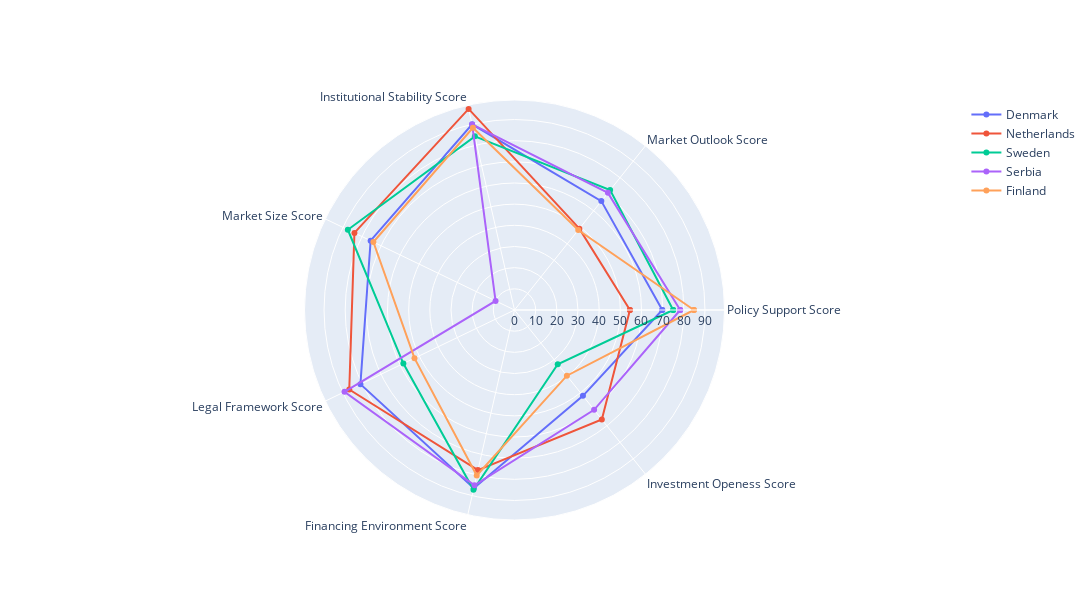

The notebook cell saved with this chart:
### Code cell
# Top 5
top_5 = radar_chart(rw_categories,"Country", "Overall Score", 1, 5)

### Figure 1 — Plotly figure (JSON) as saved in the notebook; plotly's stock layout.template omitted (floating-point values rounded to 4 significant figures)
{"data": [{"name": "Denmark", "r": [69.82, 65.8, 89.98, 75.45, 80.8, 86.35, 51.87, 69.82], "theta": ["Policy Support Score", "Market Outlook Score", "Institutional Stability Score", "Market Size Score", "Legal Framework Score", "Financing Environment Score", "Investment Openess Score", "Policy Support Score"], "type": "scatterpolar"}, {"name": "Netherlands", "r": [54.55, 49.15, 97.45, 83.95, 86.65, 77.6, 66.18, 54.55], "theta": ["Policy Support Score", "Market Outlook Score", "Institutional Stability Score", "Market Size Score", "Legal Framework Score", "Financing Environment Score", "Investment Openess Score", "Policy Support Score"], "type": "scatterpolar"}, {"name": "Sweden", "r": [74.97, 72.45, 84.15, 87.4, 58.28, 87.15, 32.77, 74.97], "theta": ["Policy Support Score", "Market Outlook Score", "Institutional Stability Score", "Market Size Score", "Legal Framework Score", "Financing Environment Score", "Investment Openess Score", "Policy Support Score"], "type": "scatterpolar"}, {"name": "Serbia", "r": [78.3, 70.8, 89.95, 9.93, 89.15, 84.95, 60.32, 78.3], "theta": ["Policy Support Score", "Market Outlook Score", "Institutional Stability Score", "Market Size Score", "Legal Framework Score", "Financing Environment Score", "Investment Openess Score", "Policy Support Score"], "type": "scatterpolar"}, {"name": "Finland", "r": [84.78, 48.3, 88.3, 74, 52.45, 80.22, 39.7, 84.78], "theta": ["Policy Support Score", "Market Outlook Score", "Institutional Stability Score", "Market Size Score", "Legal Framework Score", "Financing Environment Score", "Investment Openess Score", "Policy Support Score"], "type": "scatterpolar"}], "layout": {"autosize": false, "height": 600, "polar": {"radialaxis": {"visible": true}}, "width": 1200}}
